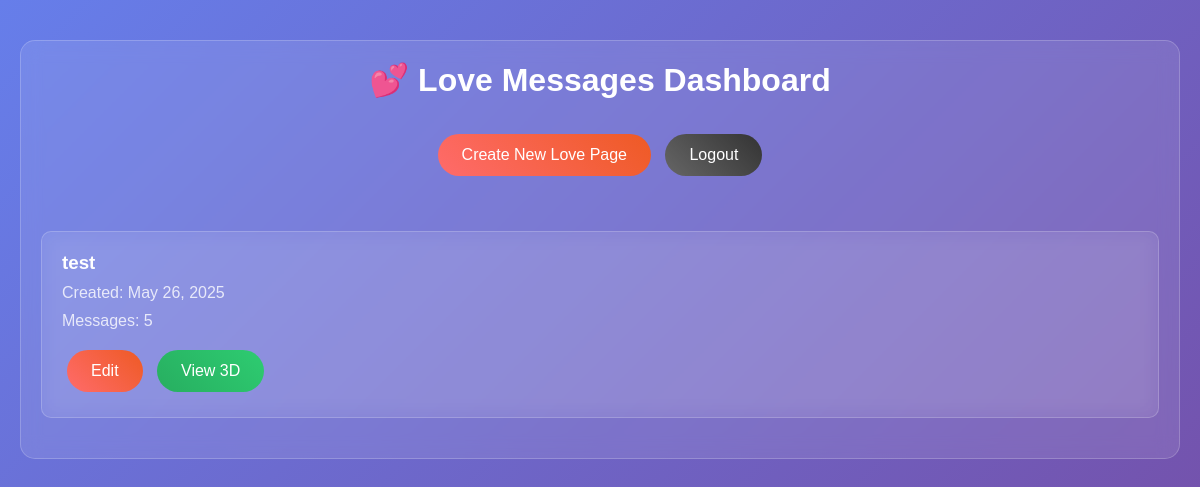
The app's page / (signed in), older data.
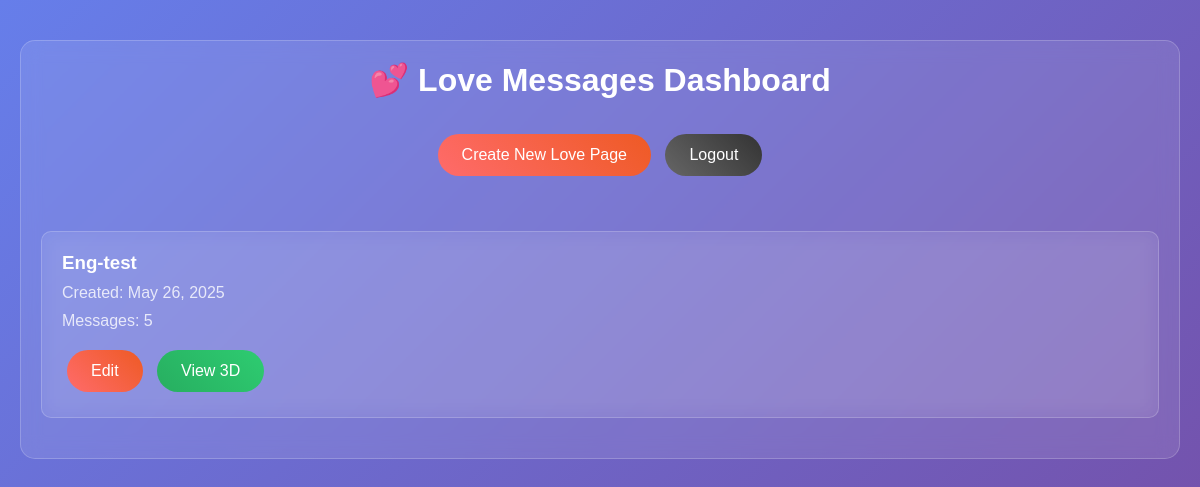
The same page, newer data.
### love_messages/models.py (models this page shows, shortened)
class MessagePage(models.Model):
    id = models.UUIDField(primary_key=True, default=uuid.uuid4, editable=False)
    user = models.ForeignKey(User, on_delete=models.CASCADE, null=True, blank=True)
    title = models.CharField(max_length=200, default="Love Messages")
    created_at = models.DateTimeField(auto_now_add=True)
    updated_at = models.DateTimeField(auto_now=True)
    text_color = models.CharField(max_length=7, default="#FF69B4")
    background_color = models.CharField(max_length=7, default="#000000")
    animation_speed = models.FloatField(default=1.0)
    is_public = models.BooleanField(default=True)
    view_count = models.PositiveIntegerField(default=0)

### love_messages/views.py (the view)
# urls.py: path('', views.dashboard, name='dashboard'),
@login_required
def dashboard(request):
    try:
        pages = MessagePage.objects.filter(user=request.user).order_by('-updated_at')
        print(f"User {request.user.username} has {pages.count()} pages.")
        paginator = Paginator(pages, 9)  # Show 9 pages per page
        page_number = request.GET.get('page')
        if page_number is not None:
            try:
                page_number = int(page_number)
                if page_number < 1 or page_number > paginator.num_pages:
                    raise ValueError("Page number out of range")
            except (ValueError, TypeError) as e:
                print(f"Invalid page number '{page_number}': {e}. Defaulting to page 1.")
                page_number = 1
        else:
            page_number = 1
        page_obj = paginator.get_page(page_number)
        print(f"Displaying page {page_number} with {len(page_obj.object_list)} pages.")
        context = {'pages': MessagePage.objects.filter(user=request.user)}
        return render(request, 'dashboard.html', context)
    except Exception as e:
        print(f"Unexpected error in dashboard view: {e}")
        return render(request, 'dashboard.html', {'page_obj': None, 'error': 'An error occurred while loading your dashboard.'})

### love_messages/templates/dashboard.html (shortened to what this page needs)
{% extends 'base.html' %}
{% block content %}
<div class="card">
    <h1 style="color: white; text-align: center; margin-bottom: 30px;">💕 Love Messages Dashboard</h1>
    <div style="text-align: center; margin-bottom: 30px;">
        <a href="{% url 'create_page' %}" class="btn">Create New Love Page</a>
        <a href="{% url 'logout' %}" class="btn" style="background: linear-gradient(45deg, #666, #333);">Logout</a>
    </div>
    {% if pages %}
    <div class="pages-grid" style="display: grid; grid-template-columns: repeat(auto-fit, minmax(300px, 1fr)); gap: 20px;">
        {% for page in pages %}
        <div class="card" style="background: rgba(255, 255, 255, 0.05); padding: 20px; border-radius: 10px;">
            <h3 style="color: white; margin-bottom: 10px;">{{ page.title }}</h3>
            <p style="color: rgba(255,255,255,0.8); margin-bottom: 10px;">
                Created: {{ page.created_at|date:"M d, Y" }}
            </p>
            <p style="color: rgba(255,255,255,0.8); margin-bottom: 10px;">
                Messages: {{ page.messages.count }}
            </p>
            <div style="margin-top: 15px;">
                <a href="{% url 'edit_page' page.id %}" class="btn">Edit</a>
                <a href="{% url 'view_page' page.id %}" class="btn" style="background: linear-gradient(45deg, #27ae60, #2ecc71);">View 3D</a>
            </div>
        </div>
        {% endfor %}
    </div>
    {% else %}
    <div style="text-align: center; color: white; margin-top: 50px;">
        <h3>No love pages yet!</h3>
        <p>Create your first romantic 3D message page.</p>
    </div>
    {% endif %}
</div>
{% endblock %}

### love_messages/templates/base.html (shortened to what this page needs)
<!DOCTYPE html>
<html lang="en">
<head>
</head>
<body>
    <div class="container">
        {% block content %}
        {% endblock %}
    </div>
</body>
</html>

### love_messages/templates/base.html (style rules this page uses)
* { margin: 0; padding: 0; box-sizing: border-box; }
body { font-family: 'Arial', sans-serif; background: linear-gradient(135deg, #667eea 0%, #764ba2 100%); min-height: 100vh; }
.container { max-width: 1200px; margin: 0 auto; padding: 20px; }
.btn { background: linear-gradient(45deg, #ff6b6b, #ee5a24); color: white; border: none; padding: 12px 24px; border-radius: 25px; cursor: pointer; text-decoration: none; display: inline-block; margin: 5px; transition: transform 0.3s ease; }
.card { background: rgba(255, 255, 255, 0.1); backdrop-filter: blur(10px); border-radius: 15px; padding: 20px; margin: 20px 0; border: 1px solid rgba(255, 255, 255, 0.2); }

Row changes from the older to the newer data that the page shows:
changed MessagePage: title "test" → "Eng-test"
